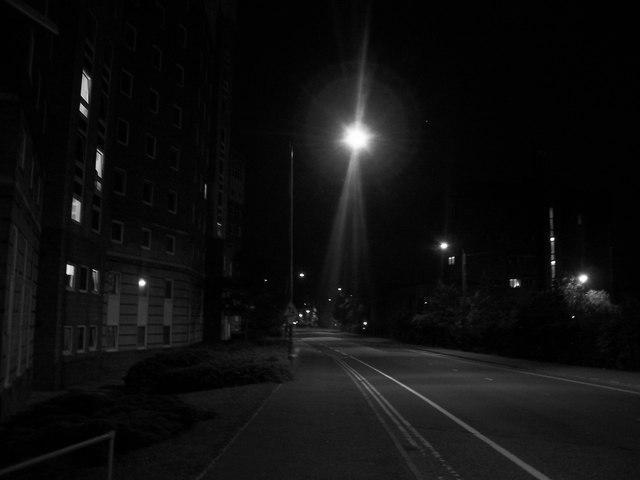
#> input picture imgs/q.1.2/road_low_2.jpg, 640 x 480 px, found by its file name
$ jupyter execute --allow-errors '1.2 Histogram equalization.ipynb'
#> lines starting #> are read from the running program, lines starting #| are printed output that depends on the picture
[cell 1]
from skimage import io
import numpy as np
import matplotlib.pyplot as plt
from skimage.color import rgb2gray

[cell 2]
# reading and converting color image from RGB to grasyscale image
img = rgb2gray(io.imread(r'C:\Users\Sibusiso Mgidi\Desktop\Digital Image Processing\Assignment 1\imgs\road_low_2.jpg'))
#> img is the input picture: shape (480, 640); min 0, max 255, mean 15.2

[cell 3]
# Plot the original image
plt.imshow(img, aspect = 'auto', cmap = 'gray')

[cell 4]
# Function for Ploting an original image histogram
def plot_histogram(img):
    plt.hist(img.ravel(),256,[0,256])
    plt.savefig("original_road_low_2_hist.png")
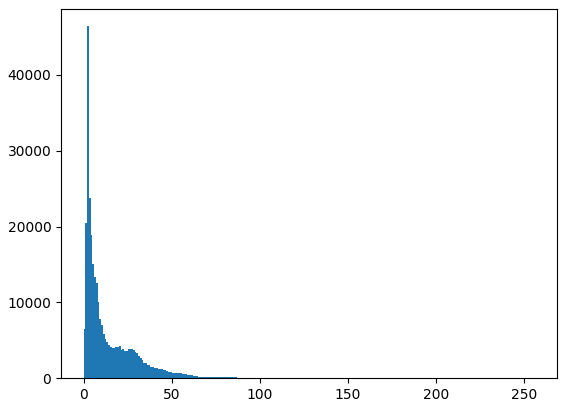
#> figure drawn by matplotlib, 1 panel; tallest bar 46411 high, from x = 2 to 3
    plt.show()

[cell 5]
# Original image plot
plot_histogram(img)

[cell 6]
# Total number of of rows and columns in an image
n = img.shape[0] * img.shape[1]
#> n = 307200
#> (the rest of this cell did not finish here and is left out)

[cell 7]
# calculate cdf(cummulative density function) of gray scale image
cdf_sum = []
cum_sum = 0
#> (the rest of this cell did not finish here and is left out)

[cell 8]
# cdf * (L- 1)
L = 256
cdf_sum_with_L = []
for value in cdf_sum:
    element = np.round(value * (L - 1))
    cdf_sum_with_L.append(element)

[cell 9]
#Initialize the array to zeros in order to store the tranformed image
outputImg = np.zeros(img.shape).astype('uint8')
#> (the rest of this cell did not finish here and is left out)

[cell 10]
# Function to ploting and saving a tranformed image histogram
def plot_histogram(outputImg):
    plt.hist(outputImg.ravel(),256,[0,256])
#> outputImg: shape (480, 640); every value is 0
    plt.savefig("transformed_road_low_2_hist.png")
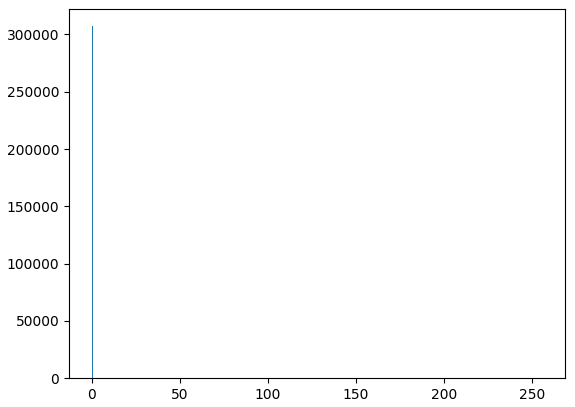
#> figure drawn by matplotlib, 1 panel; tallest bar 307200 high, from x = 0 to 1
    plt.show()

[cell 11]
plot_histogram(outputImg)

[cell 12]
# Plot the original image in comaprison with the equalized image
fig = plt.figure(figsize=(20,20))

# Show original image
ax1 = fig.add_subplot(1,2,1)
ax1.set_title("Original Image")
plt.imshow(img, cmap='gray')

# Histogram equalized images
ax2 = fig.add_subplot(1,2,2)
ax2.set_title("Equalized Image")
plt.imshow(outputImg, cmap='gray')

plt.show(block=True)
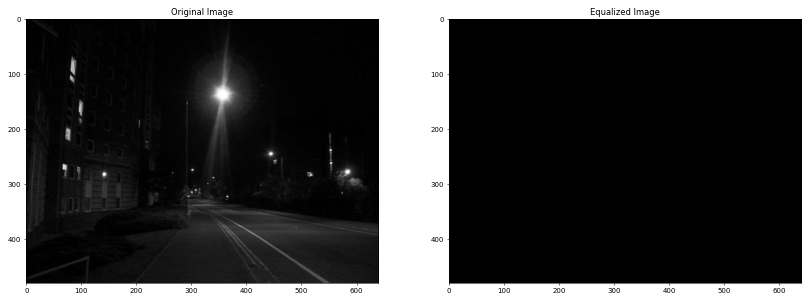
#> figure drawn by matplotlib, 2 panels

$ run again, with imgs/q.1.2/road_low_1.jpg copied over imgs/q.1.2/road_low_2.jpg
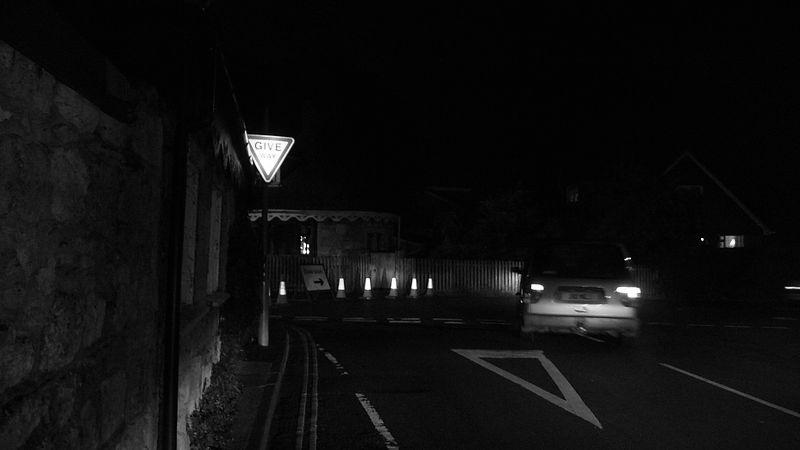
#> input picture imgs/q.1.2/road_low_1.jpg, 800 x 450 px, found by its file name
#> img is the input picture: shape (450, 800); min 0, max 255, mean 14.6
#> outputImg: shape (450, 800); every value is 0
#> in plot_histogram, `plt.savefig("transformed_road_low_2_hist.png")`:
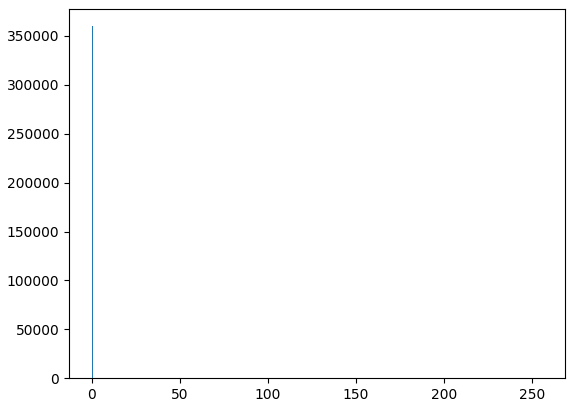
#> figure drawn by matplotlib, 1 panel; tallest bar 360000 high, from x = 0 to 1
#> `plt.show(block=True)`:
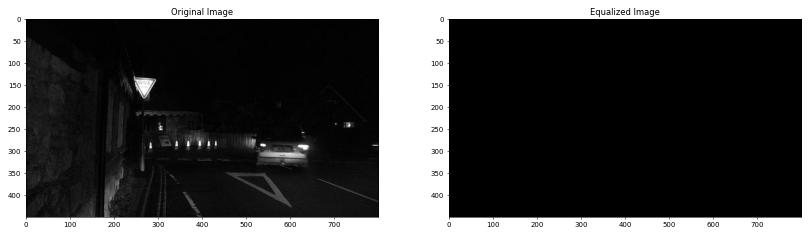
#> figure drawn by matplotlib, 2 panels
